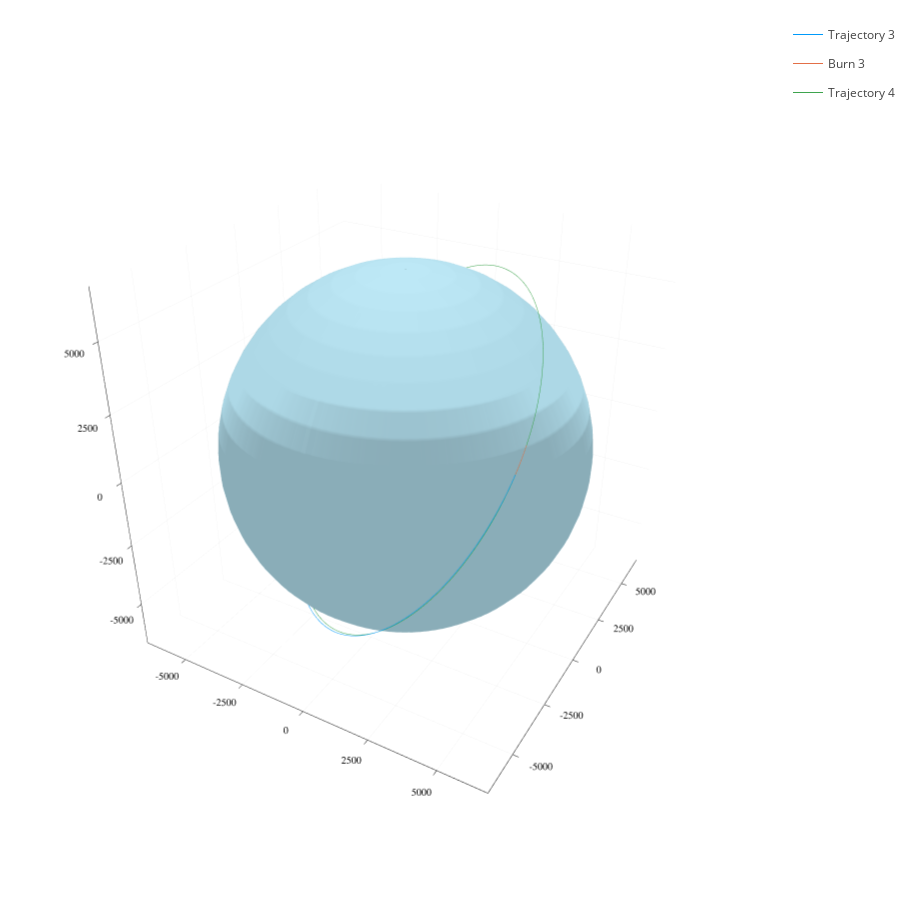

The cell this chart's notebook holds for it:
### Code cell
plot(x_traj3, y_traj3, z_traj3, size=(900,900), label="Trajectory 3")
plot!(x_burn3, y_burn3, z_burn3, label="Burn 3")
plot!(x_traj4, y_traj4, z_traj4, label="Trajectory 4")


X(r,theta,phi) = r * sin(theta) * sin(phi)
Y(r,theta,phi) = r * sin(theta) * cos(phi)
Z(r,theta,phi) = r * cos(theta)

thetas = range(0, stop=2*π, length=50)
phis   = range(0, stop=2*π, length=50)

xs = [X(re, theta, phi) for theta in thetas, phi in phis] 
ys = [Y(re, theta, phi) for theta in thetas, phi in phis]
zs = [Z(re, theta, phi) for theta in thetas, phi in phis]

surface!(xs, ys, zs, colorbar=nothing, color=:lightblue)

### Figure 1 — Plotly figure (JSON) as saved in the notebook; plotly's stock layout.template omitted (floating-point values rounded to 4 significant figures; data arrays with more than 128 entries replaced by an {"elided": "..."} marker saying what was removed)
{"data": [{"colorbar": {"title": ""}, "legendgroup": "Trajectory 3", "line": {"color": "rgba(0, 154, 250, 1.000)", "dash": "solid", "shape": "linear", "width": 1}, "mode": "lines", "name": "Trajectory 3", "scene": "scene", "showlegend": true, "type": "scatter3d", "x": {"elided": "500 float values"}, "xaxis": "x", "y": {"elided": "500 float values"}, "yaxis": "y", "z": {"elided": "500 float values"}, "zaxis": "z", "zmax": 6378, "zmin": -6365.0}, {"colorbar": {"title": ""}, "legendgroup": "Burn 3", "line": {"color": "rgba(227, 111, 71, 1.000)", "dash": "solid", "shape": "linear", "width": 1}, "mode": "lines", "name": "Burn 3", "scene": "scene", "showlegend": true, "type": "scatter3d", "x": {"elided": "500 float values"}, "xaxis": "x", "y": {"elided": "500 float values"}, "yaxis": "y", "z": {"elided": "500 float values"}, "zaxis": "z", "zmax": 6378, "zmin": -6365.0}, {"colorbar": {"title": ""}, "legendgroup": "Trajectory 4", "line": {"color": "rgba(62, 164, 78, 1.000)", "dash": "solid", "shape": "linear", "width": 1}, "mode": "lines", "name": "Trajectory 4", "scene": "scene", "showlegend": true, "type": "scatter3d", "x": {"elided": "500 float values"}, "xaxis": "x", "y": {"elided": "500 float values"}, "yaxis": "y", "z": {"elided": "500 float values"}, "zaxis": "z", "zmax": 6378, "zmin": -6365.0}, {"colorbar": {"title": ""}, "colorscale": [[0, "rgba(173, 216, 230, 1.000)"], [1, "rgba(173, 216, 230, 1.000)"]], "hoverinfo": "none", "name": "y4", "opacity": null, "scene": "scene", "showlegend": false, "showscale": false, "type": "surface", "x": {"elided": "50x50 float values"}, "xaxis": "x", "y": {"elided": "50x50 float values"}, "yaxis": "y", "z": {"elided": "50x50 float values"}, "zaxis": "z", "zmax": 6378, "zmin": -6365.0}], "layout": {"annotations": [], "height": 900, "legend_position": {"bgcolor": "rgba(255, 255, 255, 1.000)", "bordercolor": "rgba(0, 0, 0, 1.000)", "borderwidth": 1, "font": {"color": "rgba(0, 0, 0, 1.000)", "family": "sans-serif", "size": 11}, "title": {"font": {"color": "rgba(0, 0, 0, 1.000)", "family": "sans-serif", "size": 15}, "text": ""}, "tracegroupgap": 0, "traceorder": "normal", "x": 1, "xanchor": "auto", "y": 1, "yanchor": "auto"}, "margin": {"b": 20, "l": 0, "r": 0, "t": 20}, "paper_bgcolor": "rgba(255, 255, 255, 1.000)", "plot_bgcolor": "rgba(255, 255, 255, 1.000)", "scene": {"camera": {"eye": {"x": 1.126, "y": -1.95, "z": 1.3}}, "domain": {"x": [0.05376, 0.9956], "y": [0.01672, 0.9956]}, "xaxis": {"gridcolor": "rgba(0, 0, 0, 0.100)", "gridwidth": 0.5, "linecolor": "rgba(0, 0, 0, 1.000)", "mirror": false, "range": [-6754.0, 6754.0], "showgrid": true, "showline": true, "showticklabels": true, "tickangle": 0, "tickcolor": "rgb(0, 0, 0)", "tickfont": {"color": "rgba(0, 0, 0, 1.000)", "family": "sans-serif", "size": 11}, "tickmode": "array", "ticks": "inside", "ticktext": ["-5000", "-2500", "0", "2500", "5000"], "tickvals": [-5000, -2500, 0, 2500, 5000], "title": "", "titlefont": {"color": "rgba(0, 0, 0, 1.000)", "family": "sans-serif", "size": 15}, "type": "-", "visible": true, "zeroline": false, "zerolinecolor": "rgba(0, 0, 0, 1.000)"}, "yaxis": {"gridcolor": "rgba(0, 0, 0, 0.100)", "gridwidth": 0.5, "linecolor": "rgba(0, 0, 0, 1.000)", "mirror": false, "range": [-6757.0, 6757.0], "showgrid": true, "showline": true, "showticklabels": true, "tickangle": 0, "tickcolor": "rgb(0, 0, 0)", "tickfont": {"color": "rgba(0, 0, 0, 1.000)", "family": "sans-serif", "size": 11}, "tickmode": "array", "ticks": "inside", "ticktext": ["-5000", "-2500", "0", "2500", "5000"], "tickvals": [-5000, -2500, 0, 2500, 5000], "title": "", "titlefont": {"color": "rgba(0, 0, 0, 1.000)", "family": "sans-serif", "size": 15}, "type": "-", "visible": true, "zeroline": false, "zerolinecolor": "rgba(0, 0, 0, 1.000)"}, "zaxis": {"gridcolor": "rgba(0, 0, 0, 0.100)", "gridwidth": 0.5, "linecolor": "rgba(0, 0, 0, 1.000)", "mirror": false, "range": [-6747.0, 6760.0], "showgrid": true, "showline": true, "showticklabels": true, "tickangle": 0, "tickcolor": "rgb(0, 0, 0)", "tickfont": {"color": "rgba(0, 0, 0, 1.000)", "family": "sans-serif", "size": 11}, "tickmode": "array", "ticks": "inside", "ticktext": ["-5000", "-2500", "0", "2500", "5000"], "tickvals": [-5000, -2500, 0, 2500, 5000], "title": "", "titlefont": {"color": "rgba(0, 0, 0, 1.000)", "family": "sans-serif", "size": 15}, "type": "-", "visible": true, "zeroline": false, "zerolinecolor": "rgba(0, 0, 0, 1.000)"}}, "showlegend": true, "width": 900}}
